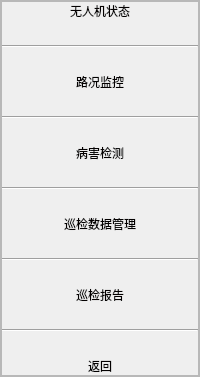
           <widget class="QFrame" name="frame_4">
            <property name="sizePolicy">
             <sizepolicy hsizetype="Expanding" vsizetype="Preferred">
              <horstretch>1</horstretch>
              <verstretch>0</verstretch>
             </sizepolicy>
            </property>
            <property name="frameShape">
             <enum>QFrame::StyledPanel</enum>
            </property>
            <property name="frameShadow">
             <enum>QFrame::Raised</enum>
            </property>
            <layout class="QVBoxLayout" name="verticalLayout_3">
             <property name="spacing">
              <number>0</number>
             </property>
             <property name="leftMargin">
              <number>0</number>
             </property>
             <property name="topMargin">
              <number>0</number>
             </property>
             <property name="rightMargin">
              <number>0</number>
             </property>
             <property name="bottomMargin">
              <number>0</number>
             </property>
             <item>
              <widget class="QFrame" name="frame_8">
               <property name="sizePolicy">
                <sizepolicy hsizetype="Expanding" vsizetype="Expanding">
                 <horstretch>0</horstretch>
                 <verstretch>0</verstretch>
                </sizepolicy>
               </property>
               <property name="styleSheet">
                <string notr="true"/>
               </property>
               <property name="frameShape">
                <enum>QFrame::StyledPanel</enum>
               </property>
               <property name="frameShadow">
                <enum>QFrame::Raised</enum>
               </property>
               <layout class="QVBoxLayout" name="verticalLayout_2">
                <property name="spacing">
                 <number>25</number>
                </property>
                <property name="leftMargin">
                 <number>0</number>
                </property>
                <property name="topMargin">
                 <number>0</number>
                </property>
                <property name="rightMargin">
                 <number>0</number>
                </property>
                <property name="bottomMargin">
                 <number>0</number>
                </property>
                <item>
                 <widget class="QPushButton" name="button_UAVStatus">
                  <property name="sizePolicy">
                   <sizepolicy hsizetype="Minimum" vsizetype="Preferred">
                    <horstretch>0</horstretch>
                    <verstretch>0</verstretch>
                   </sizepolicy>
                  </property>
                  <property name="styleSheet">
                   <string notr="true">QPushButton {
	border:none;
	font: 75 14pt &quot;阿里巴巴普惠体 B&quot;;
	color: rgb(3, 0, 0);
}
QPushButton:pressed{
	padding-top:5px;
	
}
QPushButton:hover {	
	padding-bottom:1px;
}

QPushButton:focus{
	background-color: rgb(170, 133, 120);
}</string>
                  </property>
                  <property name="text">
                   <string>无人机状态</string>
                  </property>
                 </widget>
                </item>
                <item>
                 <widget class="Line" name="line">
                  <property name="orientation">
                   <enum>Qt::Horizontal</enum>
                  </property>
                 </widget>
                </item>
                <item>
                 <widget class="QPushButton" name="button_RoadCondition">
                  <property name="sizePolicy">
                   <sizepolicy hsizetype="Minimum" vsizetype="Preferred">
                    <horstretch>0</horstretch>
                    <verstretch>0</verstretch>
                   </sizepolicy>
                  </property>
                  <property name="styleSheet">
                   <string notr="true">QPushButton {
	border:none;
	font: 75 14pt &quot;阿里巴巴普惠体 B&quot;;
	color: rgb(3, 0, 0);
}
QPushButton:pressed{
	padding-top:5px;
	
}
QPushButton:hover {	
	padding-bottom:1px;
}

QPushButton:focus{
	background-color: rgb(170, 133, 120);
}</string>
                  </property>
                  <property name="text">
                   <string>路况监控</string>
                  </property>
                 </widget>
                </item>
                <item>
                 <widget class="Line" name="line_2">
                  <property name="orientation">
                   <enum>Qt::Horizontal</enum>
                  </property>
                 </widget>
                </item>
                <item>
                 <widget class="QPushButton" name="button_DiseaseDetection">
                  <property name="sizePolicy">
                   <sizepolicy hsizetype="Minimum" vsizetype="Preferred">
                    <horstretch>0</horstretch>
                    <verstretch>0</verstretch>
                   </sizepolicy>
                  </property>
                  <property name="styleSheet">
                   <string notr="true">QPushButton {
	border:none;
	font: 75 14pt &quot;阿里巴巴普惠体 B&quot;;
	color: rgb(3, 0, 0);
}
QPushButton:pressed{
	padding-top:5px;
	
}
QPushButton:hover {	
	padding-bottom:1px;
}

QPushButton:focus{
	background-color: rgb(170, 133, 120);
}</string>
                  </property>
                  <property name="text">
                   <string>病害检测</string>
                  </property>
                 </widget>
                </item>
                <item>
                 <widget class="Line" name="line_3">
                  <property name="orientation">
                   <enum>Qt::Horizontal</enum>
                  </property>
                 </widget>
                </item>
                <item>
                 <widget class="QPushButton" name="button_PatrolDataManagement">
                  <property name="sizePolicy">
                   <sizepolicy hsizetype="Minimum" vsizetype="Preferred">
                    <horstretch>0</horstretch>
                    <verstretch>0</verstretch>
                   </sizepolicy>
                  </property>
                  <property name="styleSheet">
                   <string notr="true">QPushButton {
	border:none;
	font: 75 14pt &quot;阿里巴巴普惠体 B&quot;;
	color: rgb(3, 0, 0);
}
QPushButton:pressed{
	padding-top:5px;
	
}
QPushButton:hover {	
	padding-bottom:1px;
}

QPushButton:focus{
	background-color: rgb(170, 133, 120);
}</string>
                  </property>
                  <property name="text">
                   <string>巡检数据管理</string>
                  </property>
                 </widget>
                </item>
                <item>
                 <widget class="Line" name="line_4">
                  <property name="orientation">
                   <enum>Qt::Horizontal</enum>
                  </property>
                 </widget>
                </item>
                <item>
                 <widget class="QPushButton" name="button_PatrolReport">
                  <property name="sizePolicy">
                   <sizepolicy hsizetype="Minimum" vsizetype="Preferred">
                    <horstretch>0</horstretch>
                    <verstretch>0</verstretch>
                   </sizepolicy>
                  </property>
                  <property name="styleSheet">
                   <string notr="true">QPushButton {
	border:none;
	font: 75 14pt &quot;阿里巴巴普惠体 B&quot;;
	color: rgb(3, 0, 0);
}
QPushButton:pressed{
	padding-top:5px;
	
}
QPushButton:hover {	
	padding-bottom:1px;
}

QPushButton:focus{
	background-color: rgb(170, 133, 120);
}</string>
                  </property>
                  <property name="text">
                   <string>巡检报告</string>
                  </property>
                 </widget>
                </item>
                <item>
                 <widget class="Line" name="line_5">
                  <property name="orientation">
                   <enum>Qt::Horizontal</enum>
                  </property>
                 </widget>
                </item>
                <item>
                 <widget class="QPushButton" name="button_Return">
                  <property name="sizePolicy">
                   <sizepolicy hsizetype="Minimum" vsizetype="Preferred">
                    <horstretch>0</horstretch>
                    <verstretch>0</verstretch>
                   </sizepolicy>
                  </property>
                  <property name="styleSheet">
                   <string notr="true">QPushButton {
	border:none;
	font: 75 14pt &quot;阿里巴巴普惠体 B&quot;;
	color: rgb(3, 0, 0);
}
QPushButton:pressed{
	padding-top:5px;
	
}
QPushButton:hover {	
	padding-bottom:1px;
}

QPushButton:focus{
	background-color: rgb(170, 133, 120);
}</string>
                  </property>
                  <property name="text">
                   <string>返回</string>
                  </property>
                 </widget>
                </item>
               </layout>
              </widget>
             </item>
            </layout>
           </widget>
